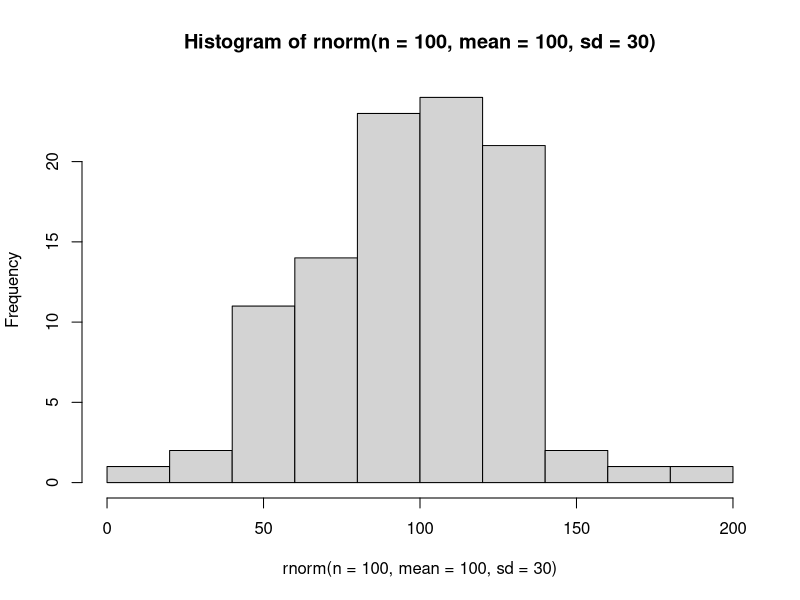
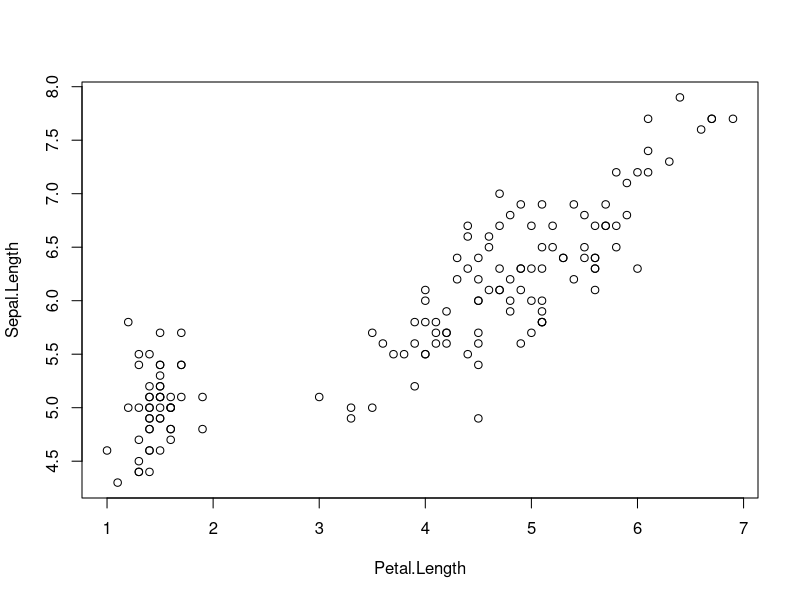

R code for these plots, in order:
## ---- chunk 1
##### Vectors, Matrices, Data Frames, and Lists
##### 17 January 2023
##### MFH

#### Vectors (continues)
#### Properties

## Coercion

### All atomic vectors are of the same data type
### If you use c() to assemble different types, R coerces them
### logical -> integer -> double -> character
### coerces to lowest form of input data

a <- c(2,2.1) # coerces to doubles

b <- c("purple", "green")
typeof(b)

d <- c(a,b) # coerces to characters
typeof(d)

### comparison operators yeild a logical result
a <- runif(10)
print(a)

a > 0.5 # conditional statement

### how many elements in the vector are > 0.5
sum(a > 0.5)
mean(a > 0.5) # what proportion of vector are greater than 0.5


#### Vectorization
## add a constant to a vector

z <- c(10, 20, 30)
z + 1

## what happens when vectors are added together?
y <- c(1, 2, 3)

z + y # results in an "element by element" operation on the vector

z^2 # works for most operations

## Recycling
# what if vector lengths are not equal?

z
x <- c(1,2)
z + x # once one vector ends, it restarts from the start
# results in a warning but thats fine

#### Simulating data: runif and rnorm()

runif(n = 5, min = 5, max = 10) # n is sample size, can adjust min and max

set.seed(123) # specifies a specific randomness
runif(n = 5, min = 5, max = 10) # think minecraft seed

## rnorm: random normal values with mean 0 and sd 1
randomNormalNumbers <- rnorm(100) # pos or neg random values
mean(randomNormalNumbers) #hist function shows distribution
# normal distribution (bell curve)

rnorm(n=100, mean = 100, sd=30)
hist(rnorm(n=100, mean = 100, sd=30))


##### Matrix data structure
### 2 dimensional
### homogenous data type

# matrix is an atomic vector organized into rows and columns
my_vec <- 1:12

m <- matrix(data = my_vec, nrow = 4)
m

m <- matrix(data = my_vec, ncol = 3)
m

m <- matrix(data = my_vec, nrow = 4, byrow = T)
m

#### Lists
## are atomic vectors BUT each element can hold different data types (and different sizes)

myList <- list(1:10, matrix(1:8, nrow = 4, byrow = T), letters[1:3], pi)
class(myList)
str(myList)

### subsetting lists
## using [] gives a single item BUT not the elements
myList[4]
myList[4] # single bracket gives you only elemets in slot which is always type list

# to grab object itself, use [[]]
myList[[4]] # now we access contents

myList[[4]] - 3

myList[[2]][4,1] ## 2 dim subsetting, first number is row index, second is column. [4,1] gives 4th row, first column

c(myList[[1]], myList[[2]]) # to obtain multiple elements within list

### Name list items when they are created
myList2 <- list(Tester = F, littleM = matrix(1:9, nrow = 3))
myList2$Tester # $ accesses named elements

myList2$littleM[2,3] # extracts second row, third column of littleM

myList2$littleM[2, ] # leave blank to get all elements

myList2$littleM[2] # gives second element

### unlist to string everything back to vector
unRolled <- unlist(myList2)
unRolled

data(iris)
head(iris)
plot(Sepal.Length ~ Petal.Length, data = iris)
model <- lm(Sepal.Length ~ Petal.Length, data = iris)
results <- summary(model)

str(results)
results$coefficients

results$coefficients[2,4] # use [] to extract Petal.length pvalue

unlist(results)$coefficients8 # different way: use unlist

### Data frames
## (list of) equal-lengthed vectors, each of which is a column

varA <- 1:12
varB <- rep(c("Con", "LowN", "HighN"), each = 4)
varC <- runif(12)

dFrame <- data.frame(varA, varB, varC, stringsAsFactors = FALSE)
dFrame

# add another row
newData <- list(varA = 13, varB = "HighN", varC = 0.668)

# use rbind()
dFrame <- rbind(dFrame, newData)
dFrame

### why cant we use c?
newData2 <- c(14, "HighN", 0.668) # because c coerces all the data to characters which is bad news for data.  Make list first

### add a column
newVar <- runif(13)

# use cbind() function to add column
dFrame <- cbind(dFrame, newVar)
head(dFrame)

### Data frames vs Matrices
zMat <- matrix(data = 1:30, ncol = 3, byrow = T)
zDframe <- as.data.frame(zMat)

# they are layed out the same
zMat[3,3]
zDframe[3,3]

zMat[,3]
zDframe[,3]
zDframe$V3

zMat[3]
zDframe[3] # different! whole third column is given here

##### Eliminating NAs
#complete.cases() function
zD <- c(NA, rnorm(10), NA, rnorm(3))
complete.cases(zD) # gives logical output

# clean out NAs
zD[complete.cases(zD)]
which(!complete.cases(zD))
which(is.na(zD))

# use with matrix
m <- matrix(1:20, nrow = 5)
m[1,1] <- NA
m[5,4] <- NA
complete.cases(m) #gives T?F as to whether whole row is 'complete' (no NAs)
m[complete.cases(m),]

## get complete cases for only certain rows
m[complete.cases(m[,c(1:2)]),]



